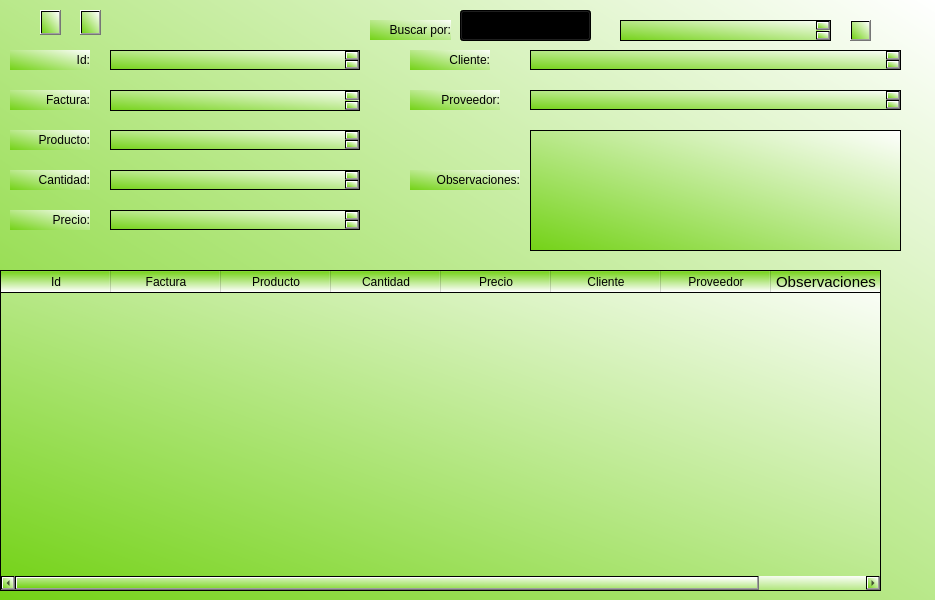
<?xml version="1.0" encoding="UTF-8"?>
<ui version="4.0">
 <class>MainWindow</class>
 <widget class="QMainWindow" name="MainWindow">
  <property name="windowModality">
   <enum>Qt::NonModal</enum>
  </property>
  <property name="geometry">
   <rect>
    <x>0</x>
    <y>0</y>
    <width>935</width>
    <height>600</height>
   </rect>
  </property>
  <property name="cursor">
   <cursorShape>ArrowCursor</cursorShape>
  </property>
  <property name="windowTitle">
   <string>Movimientos compra/venta</string>
  </property>
  <property name="styleSheet">
   <string notr="true">background-color: qlineargradient(spread:pad, x1:0, y1:1, x2:1, y2:0, stop:0 rgba(115, 210, 22), stop:1 rgba(255, 255, 255, 255));</string>
  </property>
  <property name="inputMethodHints">
   <set>Qt::ImhNone</set>
  </property>
  <widget class="QWidget" name="centralwidget">
   <widget class="QLabel" name="label">
    <property name="geometry">
     <rect>
      <x>10</x>
      <y>50</y>
      <width>80</width>
      <height>20</height>
     </rect>
    </property>
    <property name="sizePolicy">
     <sizepolicy hsizetype="Preferred" vsizetype="Preferred">
      <horstretch>0</horstretch>
      <verstretch>0</verstretch>
     </sizepolicy>
    </property>
    <property name="text">
     <string>Id:</string>
    </property>
    <property name="alignment">
     <set>Qt::AlignRight|Qt::AlignTrailing|Qt::AlignVCenter</set>
    </property>
   </widget>
   <widget class="QLabel" name="label_2">
    <property name="geometry">
     <rect>
      <x>10</x>
      <y>90</y>
      <width>80</width>
      <height>20</height>
     </rect>
    </property>
    <property name="sizePolicy">
     <sizepolicy hsizetype="Preferred" vsizetype="Preferred">
      <horstretch>0</horstretch>
      <verstretch>0</verstretch>
     </sizepolicy>
    </property>
    <property name="text">
     <string>Factura:</string>
    </property>
    <property name="alignment">
     <set>Qt::AlignRight|Qt::AlignTrailing|Qt::AlignVCenter</set>
    </property>
   </widget>
   <widget class="QLabel" name="label_3">
    <property name="geometry">
     <rect>
      <x>10</x>
      <y>210</y>
      <width>80</width>
      <height>20</height>
     </rect>
    </property>
    <property name="sizePolicy">
     <sizepolicy hsizetype="Preferred" vsizetype="Preferred">
      <horstretch>0</horstretch>
      <verstretch>0</verstretch>
     </sizepolicy>
    </property>
    <property name="text">
     <string>Precio:</string>
    </property>
    <property name="alignment">
     <set>Qt::AlignRight|Qt::AlignTrailing|Qt::AlignVCenter</set>
    </property>
   </widget>
   <widget class="QLabel" name="label_4">
    <property name="geometry">
     <rect>
      <x>410</x>
      <y>50</y>
      <width>80</width>
      <height>20</height>
     </rect>
    </property>
    <property name="sizePolicy">
     <sizepolicy hsizetype="Preferred" vsizetype="Preferred">
      <horstretch>0</horstretch>
      <verstretch>0</verstretch>
     </sizepolicy>
    </property>
    <property name="text">
     <string>Cliente:</string>
    </property>
    <property name="alignment">
     <set>Qt::AlignRight|Qt::AlignTrailing|Qt::AlignVCenter</set>
    </property>
   </widget>
   <widget class="QLabel" name="label_5">
    <property name="geometry">
     <rect>
      <x>10</x>
      <y>130</y>
      <width>80</width>
      <height>20</height>
     </rect>
    </property>
    <property name="sizePolicy">
     <sizepolicy hsizetype="Preferred" vsizetype="Preferred">
      <horstretch>0</horstretch>
      <verstretch>0</verstretch>
     </sizepolicy>
    </property>
    <property name="text">
     <string>Producto:</string>
    </property>
    <property name="alignment">
     <set>Qt::AlignRight|Qt::AlignTrailing|Qt::AlignVCenter</set>
    </property>
   </widget>
   <widget class="QLabel" name="label_6">
    <property name="geometry">
     <rect>
      <x>10</x>
      <y>170</y>
      <width>80</width>
      <height>20</height>
     </rect>
    </property>
    <property name="sizePolicy">
     <sizepolicy hsizetype="Preferred" vsizetype="Preferred">
      <horstretch>0</horstretch>
      <verstretch>0</verstretch>
     </sizepolicy>
    </property>
    <property name="text">
     <string>Cantidad:</string>
    </property>
    <property name="alignment">
     <set>Qt::AlignRight|Qt::AlignTrailing|Qt::AlignVCenter</set>
    </property>
   </widget>
   <widget class="QLabel" name="label_7">
    <property name="geometry">
     <rect>
      <x>410</x>
      <y>90</y>
      <width>90</width>
      <height>20</height>
     </rect>
    </property>
    <property name="sizePolicy">
     <sizepolicy hsizetype="Preferred" vsizetype="Preferred">
      <horstretch>0</horstretch>
      <verstretch>0</verstretch>
     </sizepolicy>
    </property>
    <property name="text">
     <string>Proveedor:</string>
    </property>
    <property name="alignment">
     <set>Qt::AlignRight|Qt::AlignTrailing|Qt::AlignVCenter</set>
    </property>
   </widget>
   <widget class="QLabel" name="label_8">
    <property name="geometry">
     <rect>
      <x>410</x>
      <y>170</y>
      <width>110</width>
      <height>20</height>
     </rect>
    </property>
    <property name="sizePolicy">
     <sizepolicy hsizetype="Preferred" vsizetype="Preferred">
      <horstretch>0</horstretch>
      <verstretch>0</verstretch>
     </sizepolicy>
    </property>
    <property name="text">
     <string>Observaciones:</string>
    </property>
    <property name="alignment">
     <set>Qt::AlignRight|Qt::AlignTrailing|Qt::AlignVCenter</set>
    </property>
   </widget>
   <widget class="QPlainTextEdit" name="edtId">
    <property name="geometry">
     <rect>
      <x>110</x>
      <y>50</y>
      <width>250</width>
      <height>20</height>
     </rect>
    </property>
   </widget>
   <widget class="QPlainTextEdit" name="edtObservaciones">
    <property name="geometry">
     <rect>
      <x>530</x>
      <y>130</y>
      <width>371</width>
      <height>121</height>
     </rect>
    </property>
   </widget>
   <widget class="QPlainTextEdit" name="edtPrecio">
    <property name="geometry">
     <rect>
      <x>110</x>
      <y>210</y>
      <width>250</width>
      <height>20</height>
     </rect>
    </property>
   </widget>
   <widget class="QPlainTextEdit" name="edtCantidad">
    <property name="geometry">
     <rect>
      <x>110</x>
      <y>170</y>
      <width>250</width>
      <height>20</height>
     </rect>
    </property>
    <property name="plainText">
     <string/>
    </property>
   </widget>
   <widget class="QPlainTextEdit" name="edtProveedor">
    <property name="geometry">
     <rect>
      <x>530</x>
      <y>90</y>
      <width>371</width>
      <height>20</height>
     </rect>
    </property>
   </widget>
   <widget class="QPlainTextEdit" name="edtProducto">
    <property name="geometry">
     <rect>
      <x>110</x>
      <y>130</y>
      <width>250</width>
      <height>20</height>
     </rect>
    </property>
   </widget>
   <widget class="QPlainTextEdit" name="edtFactura">
    <property name="geometry">
     <rect>
      <x>110</x>
      <y>90</y>
      <width>250</width>
      <height>21</height>
     </rect>
    </property>
   </widget>
   <widget class="QTextEdit" name="edtCliente">
    <property name="geometry">
     <rect>
      <x>530</x>
      <y>50</y>
      <width>371</width>
      <height>20</height>
     </rect>
    </property>
   </widget>
   <widget class="QTextEdit" name="edtBuscar">
    <property name="geometry">
     <rect>
      <x>620</x>
      <y>20</y>
      <width>211</width>
      <height>21</height>
     </rect>
    </property>
   </widget>
   <widget class="QLabel" name="label_9">
    <property name="geometry">
     <rect>
      <x>370</x>
      <y>20</y>
      <width>81</width>
      <height>20</height>
     </rect>
    </property>
    <property name="text">
     <string> Buscar por:</string>
    </property>
    <property name="alignment">
     <set>Qt::AlignRight|Qt::AlignTrailing|Qt::AlignVCenter</set>
    </property>
   </widget>
   <widget class="QTableWidget" name="tableMovs">
    <property name="geometry">
     <rect>
      <x>0</x>
      <y>270</y>
      <width>881</width>
      <height>321</height>
     </rect>
    </property>
    <property name="columnCount">
     <number>8</number>
    </property>
    <attribute name="horizontalHeaderDefaultSectionSize">
     <number>110</number>
    </attribute>
    <attribute name="horizontalHeaderMinimumSectionSize">
     <number>60</number>
    </attribute>
    <column>
     <property name="text">
      <string>Id</string>
     </property>
    </column>
    <column>
     <property name="text">
      <string>Factura</string>
     </property>
    </column>
    <column>
     <property name="text">
      <string>Producto</string>
     </property>
    </column>
    <column>
     <property name="text">
      <string>Cantidad</string>
     </property>
    </column>
    <column>
     <property name="text">
      <string>Precio</string>
     </property>
    </column>
    <column>
     <property name="text">
      <string>Cliente</string>
     </property>
    </column>
    <column>
     <property name="text">
      <string>Proveedor</string>
     </property>
    </column>
    <column>
     <property name="text">
      <string>Observaciones</string>
     </property>
     <property name="font">
      <font>
       <pointsize>11</pointsize>
      </font>
     </property>
    </column>
   </widget>
   <widget class="QToolButton" name="btnBuscar">
    <property name="geometry">
     <rect>
      <x>850</x>
      <y>20</y>
      <width>21</width>
      <height>21</height>
     </rect>
    </property>
    <property name="text">
     <string/>
    </property>
    <property name="icon">
     <iconset resource="iconos.qrc">
      <normaloff>:/ruta/buscar.png</normaloff>:/ruta/buscar.png</iconset>
    </property>
   </widget>
   <widget class="QComboBox" name="cbbBuscarpor">
    <property name="geometry">
     <rect>
      <x>460</x>
      <y>10</y>
      <width>131</width>
      <height>31</height>
     </rect>
    </property>
    <item>
     <property name="text">
      <string>Id</string>
     </property>
    </item>
    <item>
     <property name="text">
      <string>Factura</string>
     </property>
    </item>
    <item>
     <property name="text">
      <string>Producto</string>
     </property>
    </item>
    <item>
     <property name="text">
      <string>Cantidad</string>
     </property>
    </item>
    <item>
     <property name="text">
      <string>Precio</string>
     </property>
    </item>
    <item>
     <property name="text">
      <string>Cliente</string>
     </property>
    </item>
    <item>
     <property name="text">
      <string>Proveedor</string>
     </property>
    </item>
   </widget>
   <widget class="QPushButton" name="btnAdelante">
    <property name="geometry">
     <rect>
      <x>80</x>
      <y>10</y>
      <width>21</width>
      <height>25</height>
     </rect>
    </property>
    <property name="text">
     <string/>
    </property>
    <property name="icon">
     <iconset resource="iconos.qrc">
      <normaloff>:/ruta/flecha.png</normaloff>:/ruta/flecha.png</iconset>
    </property>
   </widget>
   <widget class="QPushButton" name="pushButton">
    <property name="geometry">
     <rect>
      <x>40</x>
      <y>10</y>
      <width>21</width>
      <height>25</height>
     </rect>
    </property>
    <property name="text">
     <string/>
    </property>
    <property name="icon">
     <iconset resource="iconos.qrc">
      <normaloff>:/ruta/espalda.png</normaloff>:/ruta/espalda.png</iconset>
    </property>
   </widget>
  </widget>
 </widget>
 <resources>
  <include location="iconos.qrc"/>
 </resources>
 <connections/>
</ui>
